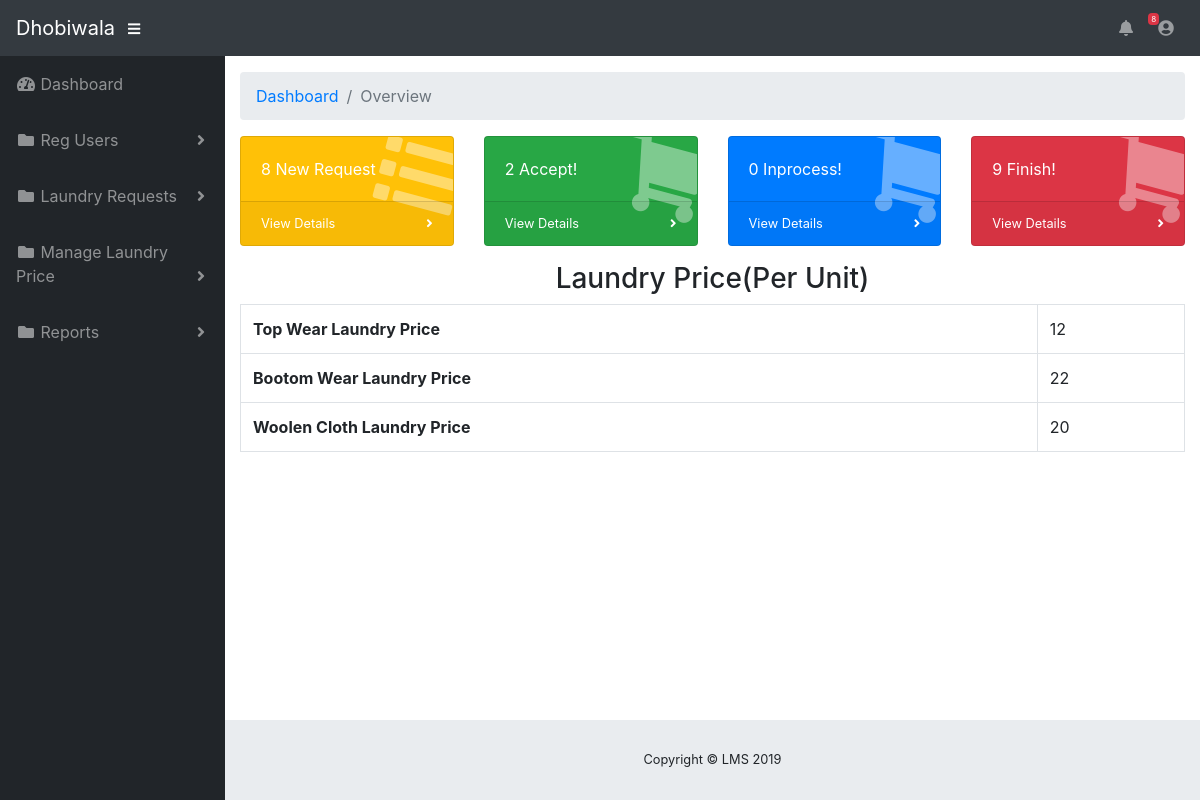
The app's page /lms/admin/dashboard.php (signed in) with its own data.
### tables this page shows
CREATE TABLE `tblpricelist` (
  `Id` int(11) NOT NULL,
  `TopWear` varchar(120) DEFAULT NULL,
  `BottomWear` varchar(120) DEFAULT NULL,
  `Woolen` varchar(120) DEFAULT NULL
);

### lms/admin/dashboard.php (the view, shortened to what this page needs)
<?php
include('include/dbconnection.php');
     ?>
<!DOCTYPE html>
<html lang="en">
<head>
  <link href="vendor/fontawesome-free/css/all.min.css" rel="stylesheet" type="text/css">
  <link href="vendor/datatables/dataTables.bootstrap4.css" rel="stylesheet">
  <link href="css/sb-admin.css" rel="stylesheet">
</head>
<body id="page-top">
  <?php include('include/header.php');?>
  <div id="wrapper">
     <?php include('include/sidebar.php');?>
    <div id="content-wrapper">
      <div class="container-fluid">
        <ol class="breadcrumb">
          <li class="breadcrumb-item">
            <a href="dashboard.php">Dashboard</a>
          </li>
          <li class="breadcrumb-item active">Overview</li>
        </ol>
        <div class="row">
          <div class="col-xl-3 col-sm-6 mb-3">
            <div class="card text-white bg-warning o-hidden h-100">
              <div class="card-body">
                <div class="card-body-icon">
                  <i class="fas fa-fw fa-list"></i>
                </div>
                <?php $query1=mysqli_query($con,"Select * from tbllaundryreq where Status ='0'");
$reqcount=mysqli_num_rows($query1);
?>
                <div class="mr-5"><?php echo $reqcount;?>  New Request </div>
              </div>
              <a class="card-footer text-white clearfix small z-1" href="new-request.php">
                <span class="float-left">View Details</span>
                <span class="float-right">
                  <i class="fas fa-angle-right"></i>
                </span>
              </a>
            </div>
          </div>
          <div class="col-xl-3 col-sm-6 mb-3">
            <div class="card text-white bg-success o-hidden h-100">
              <div class="card-body">
                <div class="card-body-icon">
                  <i class="fas fa-fw fa-shopping-cart"></i>
                </div>
                <?php $query2=mysqli_query($con,"Select * from tbllaundryreq where Status ='1'");
$acccount=mysqli_num_rows($query2);
?>
                <div class="mr-5"><?php echo $acccount;?> Accept!</div>
              </div>
              <a class="card-footer text-white clearfix small z-1" href="accept-request.php">
                <span class="float-left">View Details</span>
                <span class="float-right">
                  <i class="fas fa-angle-right"></i>
                </span>
              </a>
            </div>
          </div>
               <div class="col-xl-3 col-sm-6 mb-3">
            <div class="card text-white bg-primary o-hidden h-100">
              <div class="card-body">
                <div class="card-body-icon">
                  <i class="fas fa-fw fa-shopping-cart"></i>
                </div>
                <?php $query3=mysqli_query($con,"Select * from tbllaundryreq where Status ='2'");
$inpcount=mysqli_num_rows($query3);
?>
                <div class="mr-5"><?php echo $inpcount;?> Inprocess!</div>
              </div>
              <a class="card-footer text-white clearfix small z-1" href="inprocess-request.php">
                <span class="float-left">View Details</span>
                <span class="float-right">
                  <i class="fas fa-angle-right"></i>
                </span>
              </a>
            </div>
          </div>
               <div class="col-xl-3 col-sm-6 mb-3">
            <div class="card text-white bg-danger o-hidden h-100">
              <div class="card-body">
                <div class="card-body-icon">
                  <i class="fas fa-fw fa-shopping-cart"></i>
                </div>
                <?php $query4=mysqli_query($con,"Select * from tbllaundryreq where Status ='3'");
$fincount=mysqli_num_rows($query4);
?>
                <div class="mr-5"><?php echo $fincount;?> Finish!</div>
              </div>
              <a class="card-footer text-white clearfix small z-1" href="finish-request.php">
                <span class="float-left">View Details</span>
                <span class="float-right">
                  <i class="fas fa-angle-right"></i>
                </span>
              </a>
            </div>
          </div>
        </div>
<?php
$ret=mysqli_query($con,"select * from tblpricelist");
while ($row=mysqli_fetch_array($ret)) {
?>
<h3 style="text-align: center;">Laundry Price(Per Unit)</h3>
       <table border="1" class="table table-bordered mg-b-0">
<tr>
    <th>Top Wear Laundry Price</th>
    <td><?php  echo $row['TopWear'];?></td>
  </tr>
   <tr>
    <th>Bootom Wear Laundry Price</th>
    <td><?php  echo $row['BottomWear'];?></td>
  </tr>
<tr>
    <th>Woolen Cloth Laundry Price</th>
    <td><?php  echo $row['Woolen'];?></td>
  </tr>
</table>
<?php } ?>
      </div>
       <?php include('include/footer.php');?>
    </div>
  </div>
</body>
</html>

### records on screen
tblpricelist: TopWear "12", BottomWear "22", Woolen "20"

### other values on screen
$num "8"
$reqcount "8"
$acccount "2"
$inpcount "0"
$fincount "9"
